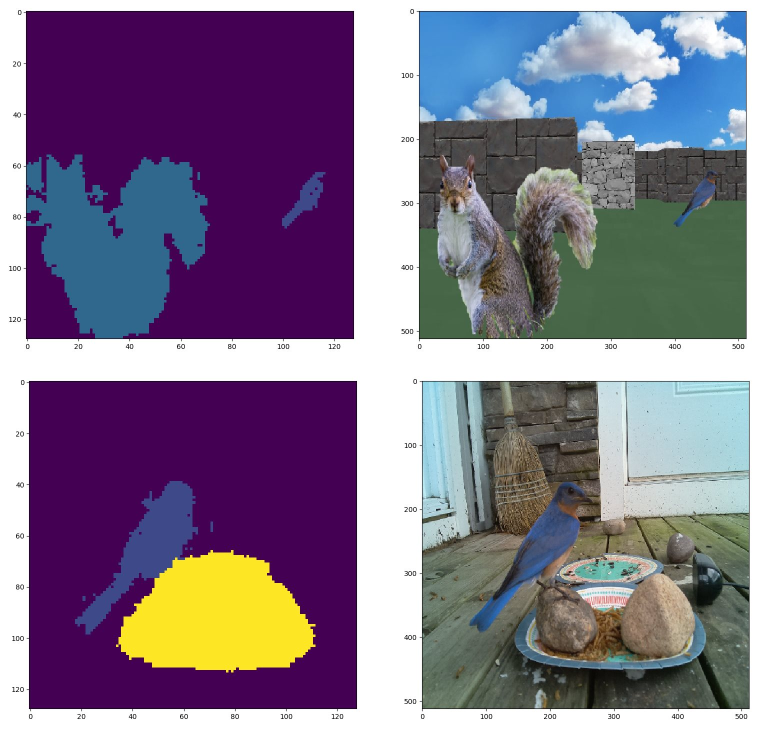
#> input picture image_segmenation.jpg, 1530 x 1466 px, given as the content of the folder D:/PycharmProjects/image_segmentation/bird_images, which was not available (shown at 1/2 size)
$ python main.py
#> lines starting #> are read from the running program, lines starting #| are printed output that depends on the picture; pictures that were not available may be replaced by others from this repository, and a replacement may not be noted
### import_data.py
import os
import numpy as np
from PIL import Image, ImageEnhance
import tensorflow as tf

def import_images(image_size, label_size, image_dir, label_dir, augment):
#> called with image_size = (512, 512), label_size = (512, 512), augment = True
    paths = os.listdir(image_dir)
    images = []
    labels = []
    for i, path in enumerate(paths):
        image = Image.open(image_dir + '/' + path)
#> image is the input picture: PIL image 1530x1466 RGB; mean R, G, B 130.5, 118.4, 140.4
        try:
            label = Image.open(label_dir + '/' + path.split('.')[0] + '.png')
            image = image.resize(image_size, 0)
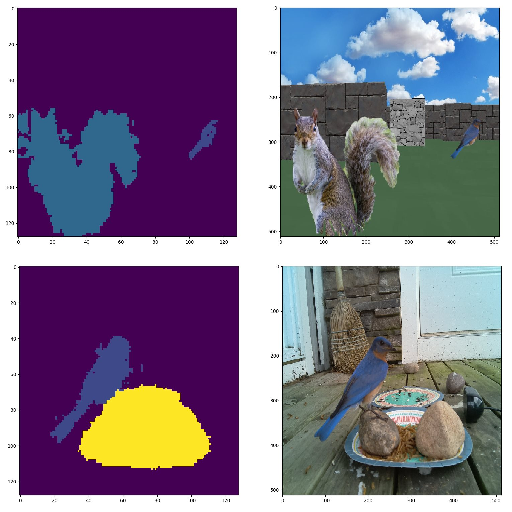
#> image: PIL image 512x512 RGB; mean R, G, B 130, 117.9, 139.9
            label = label.resize(label_size, 0)
            images.append(image)
            labels.append(label)
        except:
            print('file', label_dir + '/' + path.split('.')[0] + '.png', 'does not exist')
        if (i+1)%25 ==0:
            print(int(i/len(paths)*100), '% of images read')
    print(100, '%', "of images read")

    if augment == True:
        rotate_range = 10
        translate_range = 20
        brightness_range = 20
        aug_num = 9
        og_num_images = len(images)
#> og_num_images = 1
        for i in range(aug_num):
            for j in range(og_num_images):
                aug_image, aug_label = augment_image(images[j], labels[j], rotate_range, translate_range, brightness_range)
                images.append(aug_image)
                labels.append(aug_label)
            print(int((i + 1) / aug_num * 100), '% of images augmented')
#> this loop made 9 passes
#> pass 1, in augment_image, `image = image.rotate(degrees)`:
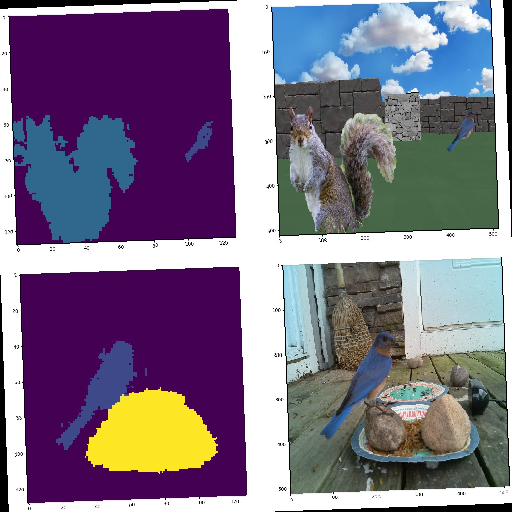
#> image: PIL image 512x512 RGB; mean R, G, B 125.7, 113.6, 135.6
#> pass 1, in augment_image, `image = image.transform(size=image.size, method=method, data=data_imag..`:
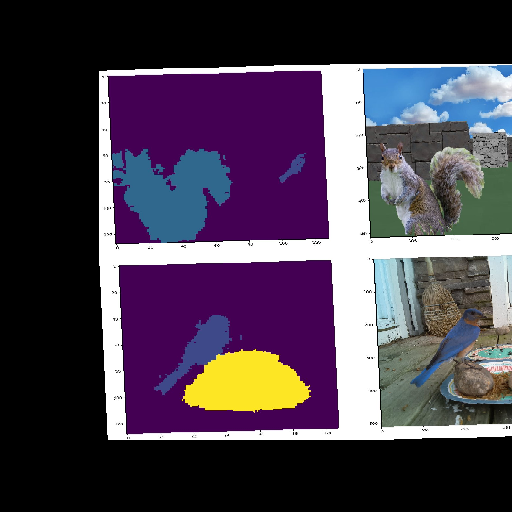
#> image: PIL image 512x512 RGB; mean R, G, B 73.7, 62.8, 78.5
#> pass 1, in augment_image, `image = enhancer.enhance(factor)`:
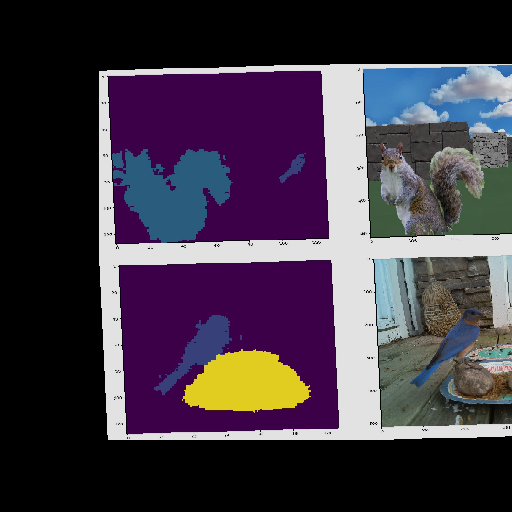
#> image: PIL image 512x512 RGB; mean R, G, B 65.2, 55.7, 69.5
#> pass 2, in augment_image (call 2), `image = image.rotate(degrees)`:
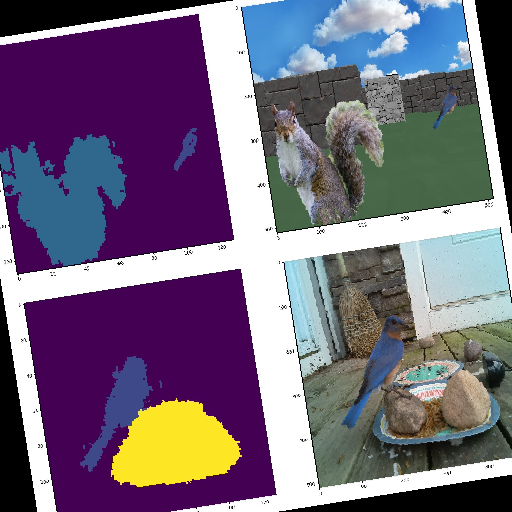
#> image: PIL image 512x512 RGB; mean R, G, B 116.8, 104.7, 125.9
#> after the loop, images = 10 items; labels = 10 items

    image_array = np.ndarray(shape=(len(images), image_size[0], image_size[1], 3), dtype=np.float32)
    for i, image in enumerate(images):
        image_array[i] = np.array(image)
#> this loop made 10 passes
    label_array = np.ndarray(shape=(len(labels), label_size[0], label_size[1]), dtype=np.float32)
    for i, label in enumerate(labels):
        label_array[i] = np.array(label)
#> this loop made 1 pass
    image_array = image_array / 255.0
    label_array = label_array.astype(int)

    num_classes = np.amax(label_array) + 1
    #label_array = np.clip(label_array, 0, 8) #have to clip because jpeg sucks. consider different image format

    weights = []
    for i in range(num_classes):
        weights.append((1 - (label_array == i).sum()/np.size(label_array))*num_classes)
    weights = np.array(weights)

    return image_array, label_array, num_classes, weights

def augment_image(image, label, rotate_range, translate_range, brightness_range):
    degrees = np.random.randint(-rotate_range, rotate_range)
    image = image.rotate(degrees)
    label = label.rotate(degrees)

    method = Image.EXTENT
    a = np.random.randint(-translate_range, translate_range)/100
    b = np.random.randint(-translate_range, translate_range)/100
    c = np.random.randint(100 - translate_range, 100 + translate_range)/100
    d = np.random.randint(100 - translate_range, 100 + translate_range)/100
    data_image = (image.size[0]*a, image.size[1]*b, image.size[0]*c, image.size[1]*d)
    data_label = (label.size[0]*a, label.size[1]*b, label.size[0]*c, label.size[1]*d)
    image = image.transform(size=image.size, method=method, data=data_image, resample=0, fill=1, fillcolor=None)
    label = label.transform(size=label.size, method=method, data=data_label, resample=0, fill=1, fillcolor=None)

    enhancer = ImageEnhance.Brightness(image)
    factor = np.random.randint(100 - brightness_range, 100 + brightness_range)/100
    image = enhancer.enhance(factor)

    return image, label

# [61 lines left out: functions import_data_generator, import_data_generator_from_directory, not called in this run]

# [5 lines that do not run on import are left out]

### main.py
import tensorflow as tf
import numpy as np
from import_data import import_images
from get_model import unet_model
from tensorflow.keras.callbacks import ModelCheckpoint, EarlyStopping

model_path = './models/seg_512_same.h5'
image_dir = 'D:/PycharmProjects/image_segmentation/bird_images'
label_dir = 'D:/PycharmProjects/image_segmentation/bird_labels'
image_size = (512, 512)
label_size = (512, 512)
def train(images, labels, num_classes, weights):
    print('images shape =', np.shape(images))
    print('labels shape =', np.shape(labels))

    model = unet_model(image_size, num_classes)
    model.summary()

    def dice_loss(y_true, y_pred):
        y_true = tf.one_hot(tf.cast(y_true, 'int32'), num_classes)
        loss = tf.keras.losses.categorical_crossentropy(y_true, y_pred, from_logits=True)
        weight_coreection = tf.math.reduce_sum(y_true*tf.constant(weights, dtype=tf.float32), axis=3)
        return loss*weight_coreection

    model.compile(optimizer='adam',
                  loss=dice_loss,
                  metrics=['accuracy'],)

    callbacks = [EarlyStopping(monitor='val_loss', patience=3, verbose=0),
                ModelCheckpoint(model_path, monitor='val_loss', verbose=0, save_freq='epoch'),]

    model_history = model.fit(
                            x=images,
                            y=labels,
                            epochs=20,
                            batch_size = 10,
                            steps_per_epoch=100,
                            callbacks=callbacks
                            )

    model.save(model_path, include_optimizer=False)

if __name__ == '__main__':
#> (the run stopped early here; a loop or call above may not have finished)
